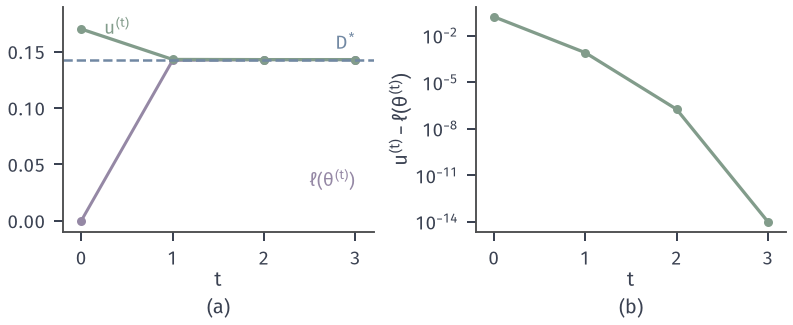

This figure's Python source:
"""Certificate for the minimum-KL problem, P uniform on {0,1,2}, T(x)=x, m=10/7, along Newton iterates from theta=0.
Lower bound l(theta)=theta m - A(theta) (purple); upper bound u = D(Qtilde||P) for the repaired feasible
Qtilde=(1-alpha)Q_theta+alpha delta_2, alpha=(m-mean)/(2-mean) (green); exact D*=0.142912 (blue).
(a) bounds for t=0,1,2,3; (b) gap u-l on log scale."""
from pathlib import Path
import sys
HERE = Path(__file__).resolve().parent
sys.path.insert(0, str(HERE.parent/"dsel-common"))
from common import *

m = 10/7
Dst = m*math.log(2)-math.log(7/3)
th = 0.0; rows = []
for t in range(5):
    q = tilt(U3, X3, th); mu = q@X3; v = q@(X3**2)-mu**2
    A = math.log(np.sum(U3*np.exp(th*X3)))
    low = th*m-A
    al = (m-mu)/(2-mu); qt = (1-al)*q; qt[2] += al
    up = kl(qt, U3)
    rows.append((t, th, float(mu), low, float(al), up, up-low))
    th = th-(mu-m)/v
R = np.array(rows)
fig, (a, b) = figure(width_mm=112, height_mm=46, ncols=2)
k = R[:4, 0]
a.plot(k, R[:4, 3], color=PURPLE, lw=1.2, marker='o', ms=2.6)
a.plot(k, R[:4, 5], color=GREEN, lw=1.3, marker='o', ms=2.6)
a.axhline(Dst, color=BLUE, lw=1.0, ls='--')
a.text(3.0, 0.03, r'$\ell(\theta^{(t)})$', color=PURPLE, ha='right', fontsize=7.5)
a.text(0.25, 0.165, r'$u^{(t)}$', color=GREEN, ha='left', fontsize=7.5)
a.text(3.0, Dst+0.006, r'$D^{*}$', color=BLUE, ha='right', va='bottom', fontsize=7.5)
a.set_xticks([0, 1, 2, 3]); a.set_xlim(-0.2, 3.2); a.set_ylim(-0.01, 0.19)
a.set_xlabel(r'$t$', labelpad=1)
g = R[:4, 6]
b.semilogy(k, g, color=GREEN, lw=1.3, marker='o', ms=2.6)
b.set_xticks([0, 1, 2, 3]); b.set_xlim(-0.2, 3.2)
b.set_xlabel(r'$t$', labelpad=1); b.set_ylabel(r'$u^{(t)}-\ell(\theta^{(t)})$', labelpad=1)
tag(a, '(a)', y=-0.29); tag(b, '(b)', y=-0.29)
save(fig, HERE, 'figure', {'D_star': Dst, 'rows_t_theta_mean_low_alpha_up_gap': R.tolist()})
